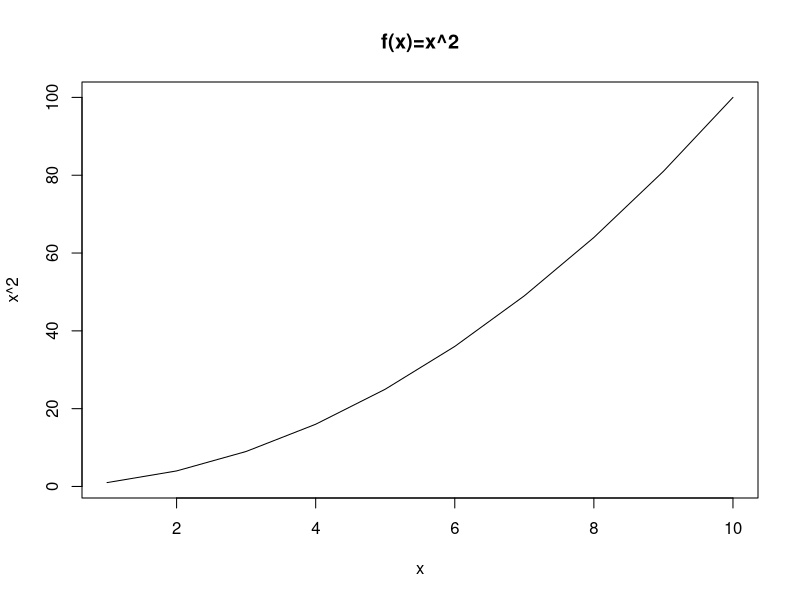
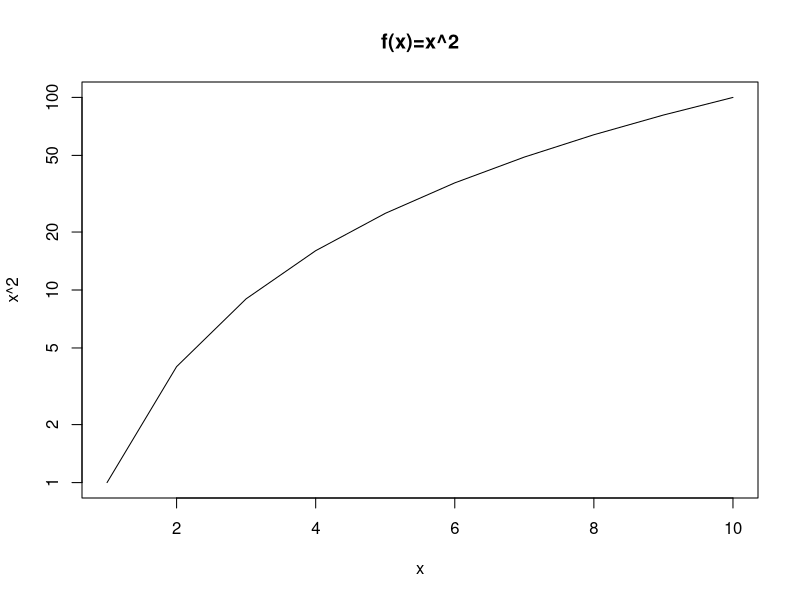
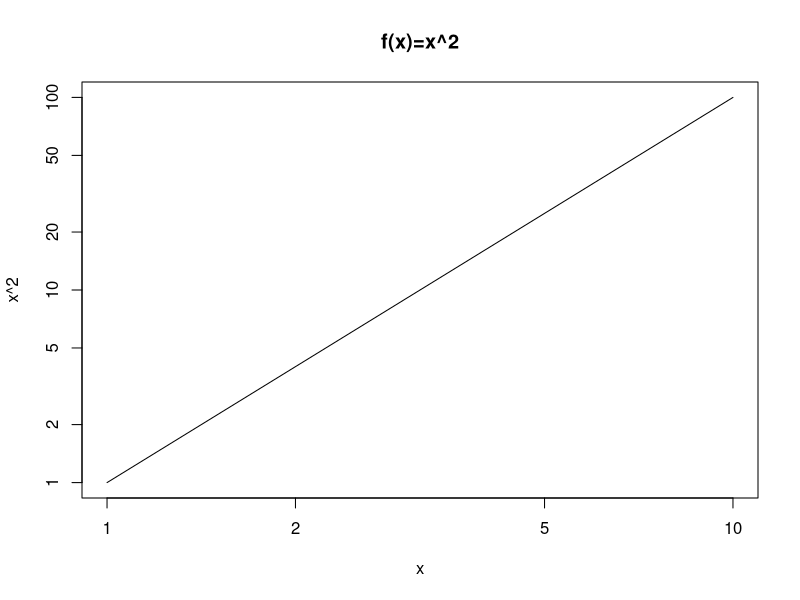
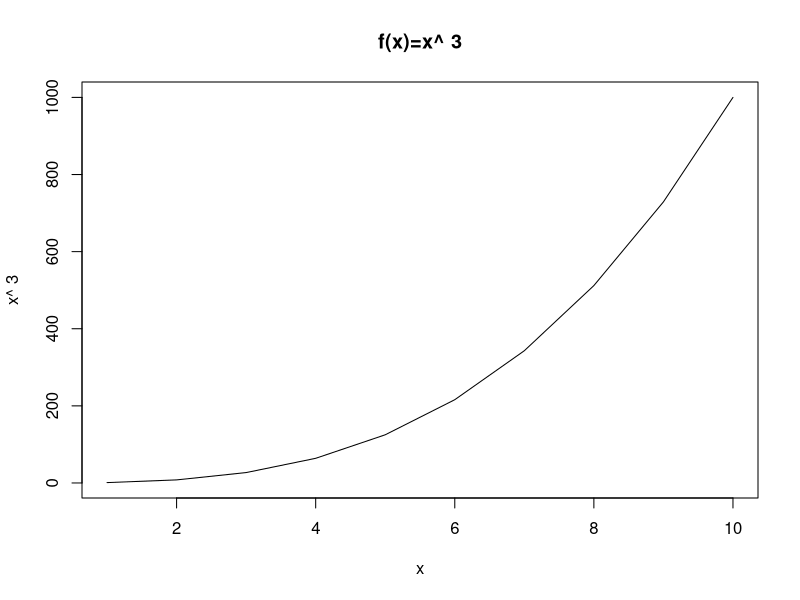

The R script that drew these images, in order:
## ---- chunk 1
Power <- function() {
  2^3
}
## ---- chunk 2
Power()
## ---- chunk 3
Power2 <- function(x, a) {
  x^a
}
## ---- chunk 4
Power2(3, 8)
## ---- chunk 5
Power2(10, 3)
## ---- chunk 6
Power2(8, 17)
## ---- chunk 7
Power2(131, 3)
## ---- chunk 8
Power3 <- function(x, a) {
  list(result=x^a)
}
## ---- chunk 9
Power3(10, 3)
## ---- chunk 10
plot(
  1:10,
  sapply(1:10, function(x){Power3(x, 2)}),
  type="l",
  xlab="x",
  ylab="x^2",
  main="f(x)=x^2"
)
## ---- chunk 11
plot(
  1:10,
  sapply(1:10, function(x){Power3(x, 2)}),
  type="l",
  xlab="x",
  ylab="x^2",
  main="f(x)=x^2",
  log="y"
)
## ---- chunk 12
plot(
  1:10,
  sapply(1:10, function(x){Power3(x, 2)}),
  type="l",
  xlab="x",
  ylab="x^2",
  main="f(x)=x^2",
  log="xy"
)
## ---- chunk 13
PlotPower <- function(x, a) {
  plot(
    x,
    sapply(x, function(y){Power3(y, a)}),
    type="l",
    xlab="x",
    ylab=paste("x^", a),
    main=paste("f(x)=x^", a),
  )
}
## ---- chunk 14
PlotPower(1:10, 3)
